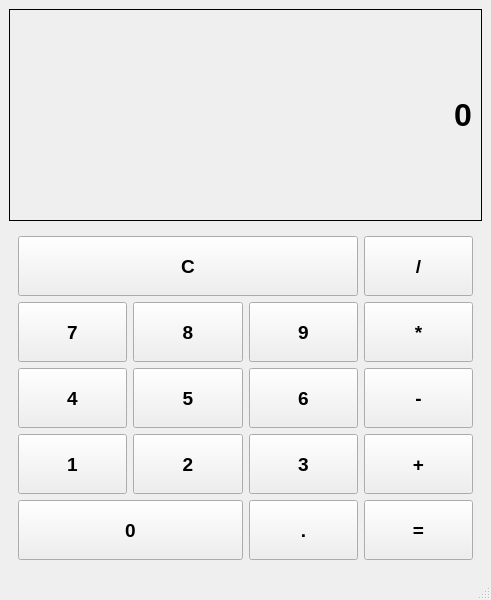
<?xml version="1.0" encoding="UTF-8"?>
<ui version="4.0">
 <class>MainWindow</class>
 <widget class="QMainWindow" name="MainWindow">
  <property name="geometry">
   <rect>
    <x>0</x>
    <y>0</y>
    <width>491</width>
    <height>600</height>
   </rect>
  </property>
  <property name="windowTitle">
   <string>MainWindow</string>
  </property>
  <widget class="QWidget" name="centralwidget">
   <layout class="QVBoxLayout" name="verticalLayout">
    <item>
     <widget class="QLabel" name="lblDisplay">
      <property name="minimumSize">
       <size>
        <width>0</width>
        <height>60</height>
       </size>
      </property>
      <property name="font">
       <font>
        <family>Arial</family>
        <pointsize>24</pointsize>
        <bold>true</bold>
       </font>
      </property>
      <property name="frameShape">
       <enum>QFrame::Shape::Box</enum>
      </property>
      <property name="text">
       <string>0</string>
      </property>
      <property name="alignment">
       <set>Qt::AlignmentFlag::AlignRight|Qt::AlignmentFlag::AlignTrailing|Qt::AlignmentFlag::AlignVCenter</set>
      </property>
     </widget>
    </item>
    <item>
     <widget class="QWidget" name="buttonWidget" native="true">
      <layout class="QGridLayout" name="gridLayout">
       <item row="2" column="0">
        <widget class="QPushButton" name="btn4">
         <property name="minimumSize">
          <size>
           <width>60</width>
           <height>60</height>
          </size>
         </property>
         <property name="font">
          <font>
           <pointsize>14</pointsize>
           <bold>true</bold>
          </font>
         </property>
         <property name="styleSheet">
          <string notr="true"/>
         </property>
         <property name="text">
          <string>4</string>
         </property>
        </widget>
       </item>
       <item row="3" column="0">
        <widget class="QPushButton" name="btn1">
         <property name="minimumSize">
          <size>
           <width>60</width>
           <height>60</height>
          </size>
         </property>
         <property name="font">
          <font>
           <pointsize>14</pointsize>
           <bold>true</bold>
          </font>
         </property>
         <property name="text">
          <string>1</string>
         </property>
        </widget>
       </item>
       <item row="1" column="1">
        <widget class="QPushButton" name="btn8">
         <property name="minimumSize">
          <size>
           <width>60</width>
           <height>60</height>
          </size>
         </property>
         <property name="font">
          <font>
           <pointsize>14</pointsize>
           <bold>true</bold>
          </font>
         </property>
         <property name="text">
          <string>8</string>
         </property>
        </widget>
       </item>
       <item row="2" column="2">
        <widget class="QPushButton" name="btn6">
         <property name="minimumSize">
          <size>
           <width>60</width>
           <height>60</height>
          </size>
         </property>
         <property name="font">
          <font>
           <pointsize>14</pointsize>
           <bold>true</bold>
          </font>
         </property>
         <property name="text">
          <string>6</string>
         </property>
        </widget>
       </item>
       <item row="1" column="0">
        <widget class="QPushButton" name="btn7">
         <property name="minimumSize">
          <size>
           <width>60</width>
           <height>60</height>
          </size>
         </property>
         <property name="font">
          <font>
           <pointsize>14</pointsize>
           <bold>true</bold>
          </font>
         </property>
         <property name="text">
          <string>7</string>
         </property>
        </widget>
       </item>
       <item row="1" column="2">
        <widget class="QPushButton" name="btn9">
         <property name="minimumSize">
          <size>
           <width>60</width>
           <height>60</height>
          </size>
         </property>
         <property name="font">
          <font>
           <pointsize>14</pointsize>
           <bold>true</bold>
          </font>
         </property>
         <property name="text">
          <string>9</string>
         </property>
        </widget>
       </item>
       <item row="2" column="1">
        <widget class="QPushButton" name="btn5">
         <property name="minimumSize">
          <size>
           <width>60</width>
           <height>60</height>
          </size>
         </property>
         <property name="font">
          <font>
           <pointsize>14</pointsize>
           <bold>true</bold>
          </font>
         </property>
         <property name="text">
          <string>5</string>
         </property>
        </widget>
       </item>
       <item row="3" column="1">
        <widget class="QPushButton" name="btn2">
         <property name="minimumSize">
          <size>
           <width>60</width>
           <height>60</height>
          </size>
         </property>
         <property name="font">
          <font>
           <pointsize>14</pointsize>
           <bold>true</bold>
          </font>
         </property>
         <property name="text">
          <string>2</string>
         </property>
        </widget>
       </item>
       <item row="3" column="2">
        <widget class="QPushButton" name="btn3">
         <property name="minimumSize">
          <size>
           <width>60</width>
           <height>60</height>
          </size>
         </property>
         <property name="font">
          <font>
           <pointsize>14</pointsize>
           <bold>true</bold>
          </font>
         </property>
         <property name="text">
          <string>3</string>
         </property>
        </widget>
       </item>
       <item row="0" column="3">
        <widget class="QPushButton" name="btnDivide">
         <property name="minimumSize">
          <size>
           <width>60</width>
           <height>60</height>
          </size>
         </property>
         <property name="font">
          <font>
           <pointsize>14</pointsize>
           <bold>true</bold>
          </font>
         </property>
         <property name="text">
          <string>/</string>
         </property>
        </widget>
       </item>
       <item row="1" column="3">
        <widget class="QPushButton" name="btnMultiply">
         <property name="minimumSize">
          <size>
           <width>60</width>
           <height>60</height>
          </size>
         </property>
         <property name="font">
          <font>
           <pointsize>14</pointsize>
           <bold>true</bold>
          </font>
         </property>
         <property name="styleSheet">
          <string notr="true">b</string>
         </property>
         <property name="text">
          <string>*</string>
         </property>
        </widget>
       </item>
       <item row="2" column="3">
        <widget class="QPushButton" name="btnMinus">
         <property name="minimumSize">
          <size>
           <width>60</width>
           <height>60</height>
          </size>
         </property>
         <property name="font">
          <font>
           <pointsize>14</pointsize>
           <bold>true</bold>
          </font>
         </property>
         <property name="text">
          <string>-</string>
         </property>
        </widget>
       </item>
       <item row="3" column="3">
        <widget class="QPushButton" name="btnPlus">
         <property name="minimumSize">
          <size>
           <width>60</width>
           <height>60</height>
          </size>
         </property>
         <property name="font">
          <font>
           <pointsize>14</pointsize>
           <bold>true</bold>
          </font>
         </property>
         <property name="text">
          <string>+</string>
         </property>
        </widget>
       </item>
       <item row="4" column="3">
        <widget class="QPushButton" name="btnEqual">
         <property name="minimumSize">
          <size>
           <width>60</width>
           <height>60</height>
          </size>
         </property>
         <property name="font">
          <font>
           <pointsize>14</pointsize>
           <bold>true</bold>
          </font>
         </property>
         <property name="text">
          <string>=</string>
         </property>
        </widget>
       </item>
       <item row="4" column="2">
        <widget class="QPushButton" name="btnDot">
         <property name="minimumSize">
          <size>
           <width>60</width>
           <height>60</height>
          </size>
         </property>
         <property name="font">
          <font>
           <pointsize>14</pointsize>
           <bold>true</bold>
          </font>
         </property>
         <property name="text">
          <string>.</string>
         </property>
        </widget>
       </item>
       <item row="4" column="0" colspan="2">
        <widget class="QPushButton" name="btn0">
         <property name="minimumSize">
          <size>
           <width>60</width>
           <height>60</height>
          </size>
         </property>
         <property name="font">
          <font>
           <pointsize>14</pointsize>
           <bold>true</bold>
          </font>
         </property>
         <property name="text">
          <string>0</string>
         </property>
        </widget>
       </item>
       <item row="0" column="0" colspan="3">
        <widget class="QPushButton" name="btnClear">
         <property name="minimumSize">
          <size>
           <width>60</width>
           <height>60</height>
          </size>
         </property>
         <property name="font">
          <font>
           <pointsize>14</pointsize>
           <bold>true</bold>
          </font>
         </property>
         <property name="text">
          <string>C</string>
         </property>
        </widget>
       </item>
      </layout>
     </widget>
    </item>
   </layout>
  </widget>
  <widget class="QMenuBar" name="menubar">
   <property name="geometry">
    <rect>
     <x>0</x>
     <y>0</y>
     <width>491</width>
     <height>33</height>
    </rect>
   </property>
  </widget>
  <widget class="QStatusBar" name="statusbar"/>
 </widget>
 <resources/>
 <connections/>
</ui>
